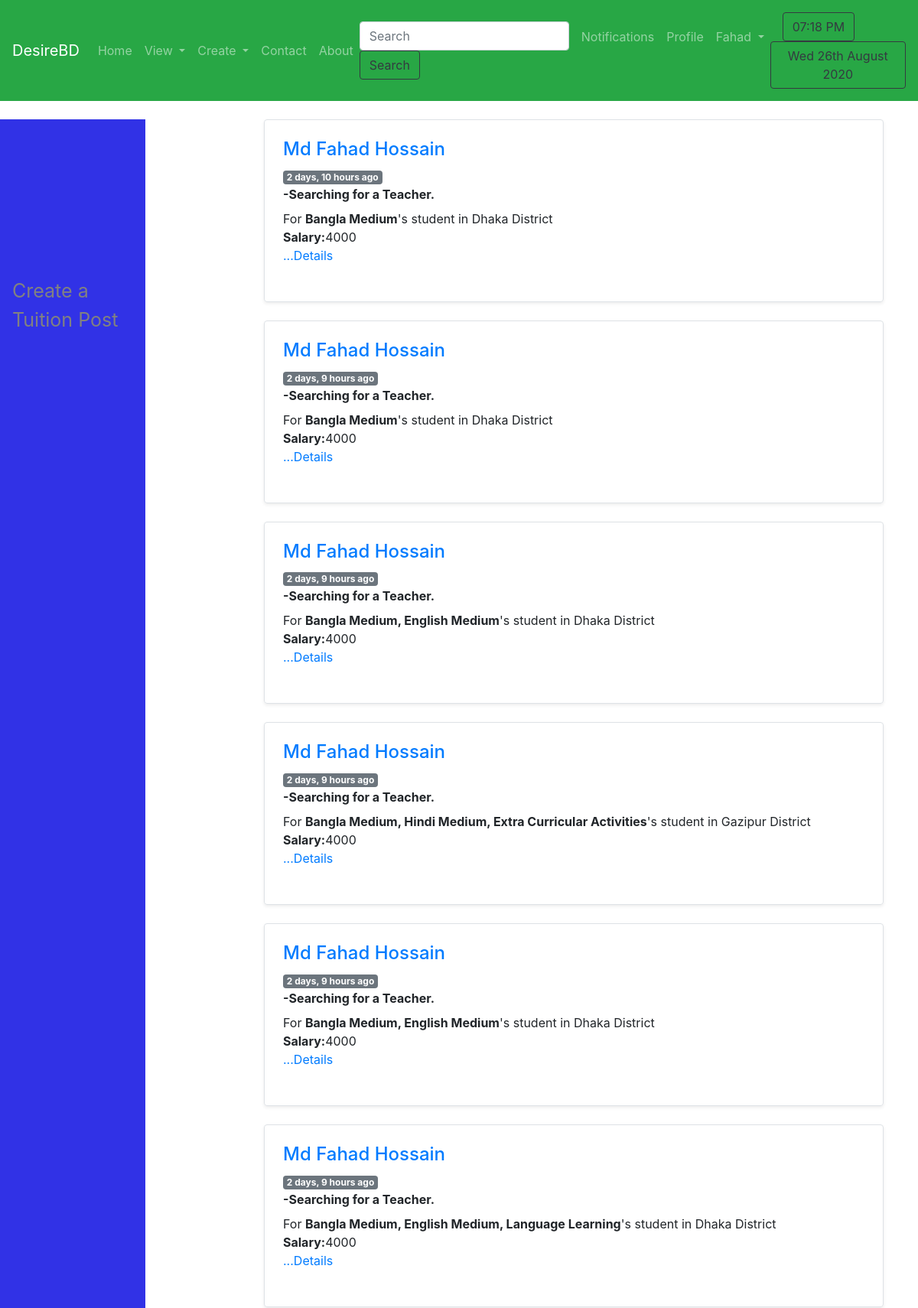
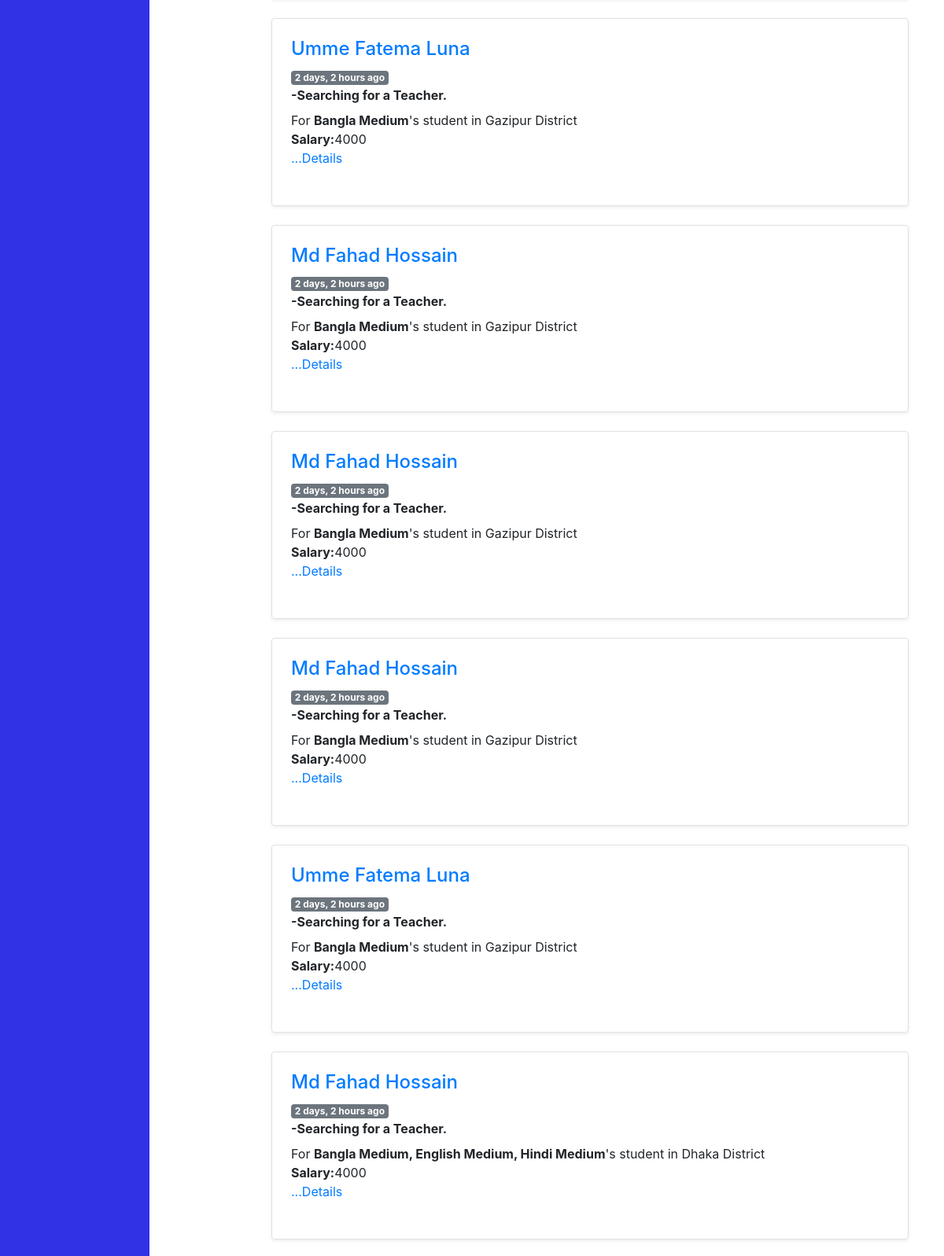
Page /posts/viewpost/ (signed in, upper part) on the committed database (2 pictures, top to bottom).
### posts/models.py (models this page shows, shortened)
class TuitionPost(models.Model):
    Choice_Medium = (
        ('Bangla_Medium', 'Bangla Medium'),
        ('English_Medium', 'English Medium'),
        ('Arabic_Medium', 'Arabic Medium'),
        ('Hindi_Medium', 'Hindi Medium'),
        ('Sports_Section', 'Sports Section'),
        ('Singing_Section', 'Singing Section'),
        ('Dance_Section', 'Dance Section'),
        ('Extra Curricular Activities', 'Extra Curricular Activities'),
        ('Language Learning', 'Language Learning'),
        ('Computer Learning', 'Computer Learning'),
    )
    Choice_Approach = (
        ('Online_Help', 'Online Help'),
        ('Phone_Help', 'Phone Help'),
        ('Provide_Hand_Notes', 'Provide Hand_Notes'),
        ('Video_Tutorials', 'Video Tutorials'),
    )
    Choice_style = (
        ('Group_Tuition', 'Group Tuition'),
        ('Private_Tuition', 'Private Tuition'),
    )
    Choice_Place = (
        ('Class_Rooms', 'Class Rooms'),
        ('Coaching_Center', 'Coaching Center'),
        ('Home_Visit', 'Home Visit'),
    )
    district = models.ForeignKey(District, on_delete=models.SET_NULL, null=True, related_name='district_set')
    preferedPlace = models.ManyToManyField(SubDistrict, related_name='place_set')
    style = MultiSelectField(choices=Choice_style, max_choices=3, max_length=100)
    place = MultiSelectField(choices=Choice_Place, max_choices=3, max_length=100)
    approach = MultiSelectField(choices=Choice_Approach,max_choices=3, max_length=100)
    medium = MultiSelectField(choices=Choice_Medium,max_choices=3, max_length=100)
    sno = models.AutoField(primary_key=True)
    subject = models.ManyToManyField(Subject, related_name='subject_set')
    class_in = models.ManyToManyField(Classes, related_name='classes_set')
    salary = models.CharField(max_length=100)
    days=models.CharField(max_length=100)
    time_available = models.CharField(max_length=200)
    content = models.TextField()
    author = models.ForeignKey(User, on_delete=models.CASCADE)
    views = models.ManyToManyField(User, related_name='post_view')
    likes = models.ManyToManyField(User,related_name='tuition_post')
    timeStamp = models.DateTimeField(default=now)
    class Meta:
        ordering = ['timeStamp']

### person/models.py (models this page shows)
class District(models.Model):
    name = models.CharField(max_length=150)
    def __str__(self):
        return self.name

### posts/views.py (the view)
# urls.py: path('viewpost/', views.viewpost, name='viewpost'),
def viewpost(request):
    posts = TuitionPost.objects.all()
    params = {
        'posts': posts
    }
    return render(request, 'posts/viewpost.html', params)

### templates/posts/viewpost.html (shortened to what this page needs)
{% extends 'basic.html' %}
{% load humanize %}
{% block body %}
{% load crispy_forms_tags %}
{% load static %}
{% if user.is_authenticated %}
<div class="sidenav">
    <a class="nav-link" href="/posts/createpost/">Create a Tuition Post</a>
</div>
<div class="col-md-9 offset-md-3">
<div class="container">
    {% for post in posts %}
    <div class="col-md-12 ">
        <div class="row bg-succes no-gutters border rounded overflow-hidden flex-md-row mb-4 shadow-sm h-md-250 position-relative">
            <div class="col  p-4 d-flex flex-column position-static">
                <strong class="d-inline-block mb-2 ">
                    <div>
                    <a href="/profile/otherprofile/{{post.author.username}}">
                        <h4>{{post.author.first_name}} {{post.author.last_name}}</h4>
                    </a>
                    <span class="badge badge-secondary">
                        {{post.timeStamp|naturaltime}}</span>
                </div>
                 -Searching for a Teacher.
                </strong>
                <div class="preview">
                For <b>{{post.medium}}</b>'s student
                   in {{post.district}} District
                <br>
                <b>Salary:</b>{{post.salary}}
                <br>
                    <p class="card-text mb-auto"> <a href="/posts/{{post.sno}}/"
                            class="stretched-link">...Details</a></p>
                    <br>
                </div>
            </div>
        </div>
    </div>
    {% endfor %}
</div>
</div>
{% else %}
<div class="mt-3">
    <h3>Please Login to see posts </h3>
</div>
{% endif %}
{% endblock %}

### templates/basic.html (shortened to what this page needs)
<!doctype html>
<html lang="en">
<head>
  <link rel="stylesheet" href="https://stackpath.bootstrapcdn.com/bootstrap/4.2.1/css/bootstrap.min.css"
>
{% load notifications_tags %}
{% load static %}
</head>
<body>
  <nav class="navbar navbar-expand-lg navbar-dark bg-success">
    <a class="navbar-brand" href="/profile/">DesireBD</a>
    <div class="collapse navbar-collapse" id="navbarSupportedContent">
      <ul class="navbar-nav mr-auto">
      <li class="nav-item {% block blogactive %}
      {% endblock blogactive %} ">
          <a class="nav-link" href="/profile/">Home</a>
        </li>
         <li class="nav-item dropdown">
        <a class="nav-link dropdown-toggle" href="#" id="navbarDropdown" role="button" data-toggle="dropdown" aria-haspopup="true" aria-expanded="false">
          View
        </a>
      </li>
      <li class="nav-item dropdown">
        <a class="nav-link dropdown-toggle" href="#" id="navbarDropdown" role="button" data-toggle="dropdown" aria-haspopup="true" aria-expanded="false">
          Create
        </a>
      </li>
        <li class="nav-item  {% block contactactive %}
      {% endblock contactactive %}">
          <a class="nav-link" href="/profile/contact/">Contact</a>
        </li>
        <li class="nav-item  {% block aboutactive %}
      {% endblock aboutactive %}">
          <a class="nav-link" href="/profile/about_us/">About</a>
        </li>
      </ul>
      <ul class="navbar-nav ml-auto">
        <form method="post" action="/posts/search/" class="form-inline my-2 my-lg-0">
          <input class="form-control mr-sm-2 " type="search" placeholder="Search" aria-label="Search" name="search"
            id="search">
          <button class="btn btn-outline-dark my-2 my-sm-0" type="submit">Search</button>
        </form>
        {% if user.is_authenticated %}
        <li class="nav-item {% block notifications %}
      {% endblock notifications %} ">
          <a class="nav-link" href="/profile/notification/">
            Notifications
          </a>
        </li>
        <li class="nav-item {% block userprofile %}
      {% endblock userprofile %} ">
          <a class="nav-link" href="/profile/userprofile/">Profile</a>
        </li>
        <li class="nav-item dropdown">
          <a class="nav-link dropdown-toggle" href="#" id="navbarDropdown" role="button" data-toggle="dropdown"
            aria-haspopup="true" aria-expanded="false">
            {{request.user}}
          </a>
        </li>
      </ul>
      {% endif %}
    </div>
  <div class="nav-item my-2">
        <div class="btn btn-outline-dark my-2 my-sm-0 mx-3"> {% now "h:i A" as current_time %}
          {{ current_time|center:"150"  }}
        </div>
        <div class="btn btn-outline-dark my-2 my-sm-0 ml-auto"> {% now "D jS F Y" %}
        </div>
  </div>
  </nav>
  <br>
  {% block body %} {% endblock %}
</body>
</html>

### rows in the picture
TuitionPost: author.first_name "Md Fahad", author.last_name "Hossain", timeStamp "2 days, 10 hours ago", medium "Bangla Medium", district "Dhaka", salary "4000"
TuitionPost: author.first_name "Md Fahad", author.last_name "Hossain", timeStamp "2 days, 9 hours ago", medium "Bangla Medium", district "Dhaka", salary "4000"
TuitionPost: author.first_name "Md Fahad", author.last_name "Hossain", timeStamp "2 days, 9 hours ago", medium "Bangla Medium, English Medium", district "Dhaka", salary "4000"
TuitionPost: author.first_name "Md Fahad", author.last_name "Hossain", timeStamp "2 days, 9 hours ago", medium "Bangla Medium, Hindi Medium, Extra Curricular Activities", district "Gazipur", salary "4000"
TuitionPost: author.first_name "Md Fahad", author.last_name "Hossain", timeStamp "2 days, 9 hours ago", medium "Bangla Medium, English Medium", district "Dhaka", salary "4000"
TuitionPost: author.first_name "Md Fahad", author.last_name "Hossain", timeStamp "2 days, 9 hours ago", medium "Bangla Medium, English Medium, Language Learning", district "Dhaka", salary "4000"
TuitionPost: author.first_name "Umme Fatema", author.last_name "Luna", timeStamp "2 days, 2 hours ago", medium "Bangla Medium", district "Gazipur", salary "4000"
TuitionPost: author.first_name "Md Fahad", author.last_name "Hossain", timeStamp "2 days, 2 hours ago", medium "Bangla Medium", district "Gazipur", salary "4000"
TuitionPost: author.first_name "Md Fahad", author.last_name "Hossain", timeStamp "2 days, 2 hours ago", medium "Bangla Medium", district "Gazipur", salary "4000"
TuitionPost: author.first_name "Md Fahad", author.last_name "Hossain", timeStamp "2 days, 2 hours ago", medium "Bangla Medium", district "Gazipur", salary "4000"
TuitionPost: author.first_name "Umme Fatema", author.last_name "Luna", timeStamp "2 days, 2 hours ago", medium "Bangla Medium", district "Gazipur", salary "4000"
TuitionPost: author.first_name "Md Fahad", author.last_name "Hossain", timeStamp "2 days, 2 hours ago", medium "Bangla Medium, English Medium, Hindi Medium", district "Dhaka", salary "4000"

### other values in the picture
{{ request.user }} "Fahad"
{{ current_time|center:"150" }} "07:18 PM"
